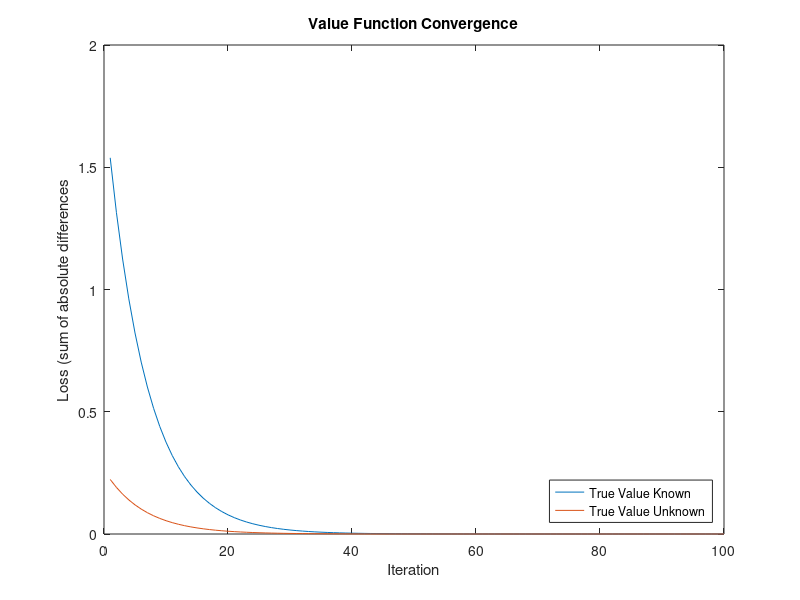

Recreate this plot in MATLAB.
%Macro III
%Assignment 2
%Fred Xu and Jonah Coste
%1/24/19

%Question 1
%Uses steady function defined in steady.m file.
 
beta = .97;
delta = .1;
theta = .3;
steady=@(x) [-x(1) + beta*x(1)*(theta * x(2)^(theta-1) + 1 - delta);
	x(2)^theta - delta*x(2) - x(1)];

initial_guess=[1;1];

%prints answer. 1st entry is steady state consumption
%2nd entry is steady state capital
steady_state=fsolve(steady,initial_guess)
 
 %Question 2
 %2.1
 % Define E as a row matrix with two variables.
 % Each variable is an indicator for employed or unemplyed i.e.
 % E=[1,0] if employed and E=[0,1] if unemployed.
 % This is the state variable.
 % Value function becomes Value(E) = EV where V is a 1x2 column vector:
 % V = [value if employed ; value if unemployed]
 % EV = EU + beta*ETV
 % Where T is a transition matrix:
 % T = [pi_e, 1-pi_e; 1-pi_u, pi_u]
 % and U is the column matrix U=[u(w_h); u(w_l)]
 %2.2
 %Parameters
 w_h = 1;
 w_l = .9;
 beta = .96;
 pi_e = .95;
 pi_u = .9;
 
 T = [pi_e, 1-pi_e; 1-pi_u, pi_u];
 U = [log(1); log(.9)];
 I = eye(2);
 
 V=inv(I-beta*T)*U;
 
 %print answer
 V
 
 %2.3
 %Uses steady function defined in steady2.m file.
 %CAUTION beta, pi_e, and pi_u redifined in steady2.m
 
 
steady2=@(x) (1-pi_e)*(1-x) + pi_u*x - x;
initial_guess2=.5;
%prints answer
unemployment_rate=fsolve(steady2,initial_guess2)
 
 %Question 3
 %nstar(z) = (w/(z*alpha))^(1/(alpha-1)
 
 % Let S_it = [s_it1; s_it2; ... ; s_itN] be a Nx1 column vector
 % where s_itx=1 if z_it = z_x and 0 otherwise.
 % Therefore S_it*Z = z_it
 % S_it is the state variable.
 % The value function is: 
 %Value(S) = SV = Spi + beta(1-lambda)STV
 % Where T is the NxN transition matrix ie
 % T_jk = f(z_i,t+1 = k | z_it = j)
 % and pi is the optimal profit row vector [pi_1, pi_2, ... , pi_N]
 % where pi_x = z_x*nstar(z_x)^alpha - w*nstar(z_x)
 
 %Question 4
 %4.1
 %Parameters
 N = 5;
 p = .8;
 w = 1;
 alpha = .7;
 beta = .95;
 lambda = .1;
 
 Z = zeros(1,N);
 T = zeros(N);
 nstar = zeros(N,1);
 pi = zeros(N,1);
 I = eye(N);
 T=T+(1-p)/(N-1)+eye(N)*(p-(1-p)/(N-1));
 for i =1:N
     Z(i) = i/N;
     nstar(i) = (w/(Z(i)*alpha))^(1/(alpha-1));
     pi(i)=Z(i)*nstar(i)^alpha - w*nstar(i);
 end
 
 %prints answer
 V = inv(I-beta*(1-lambda)*T)*pi
 
 %4.2
 Vguess = zeros(5,1);
 for i= 1:2000
     Vguess = pi + beta*(1-lambda)*T*Vguess;
 end
 
 %prints final interation
 Vguess
 
 %4.3
 iterations = 100;
 loss = zeros(iterations,1);
 Vguess = zeros(5,1);
 for j =1:5
     loss(1) = loss(1) + abs(V(j)-Vguess(j));
 end
 for i= 1:iterations-1
     Vguess = pi + beta*(1-lambda)*T*Vguess;
     for j =1:5
        loss(i+1) = loss(i+1) + abs(V(j)-Vguess(j));
     end
 end
 
 plot(loss)
 title('Value Function Convergence--True Value Known')
 xlabel('Iteration')
 ylabel('Loss (sum of absolute differences from true value')
 
 % ~67 iterations gives a fairly precise estimate of the value function.
 % Note this is the first iteration where loss function rounds to .0000
 %4.4
 loss2 = zeros(iterations,2);
 Vold = zeros(5,1);
 Vnew = zeros(5,1);
 for i= 1:iterations
     loss2(i,1) = loss(i);
     Vold=Vnew;
     Vnew = pi + beta*(1-lambda)*T*Vold;
     for j =1:5
        loss2(i,2) = loss2(i,2) + abs(Vnew(j)-Vold(j));
     end
 end
 
 plot(loss2)
 title('Value Function Convergence')
 xlabel('Iteration')
 ylabel('Loss (sum of absolute differences')
 legend({'True Value Known','True Value Unknown'},'Location','southeast')
 
 % Now ~55 iterations gives a fairly precise estimate of the value function.
 % Note this is the first iteration where loss function rounds to .0000
